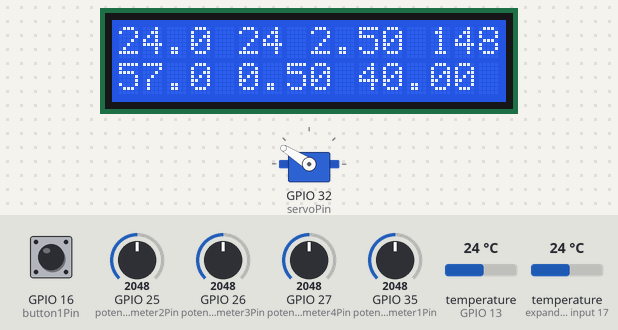
The sketch below on a simulated ESP32. Parts: 16×2 character LCD, servo. Inputs (shaded band) come from the test bench; at power-on: GPIO 16 (button1Pin) HIGH, temperature (sensors on GPIO 13, expander input 17) 24 °C, GPIO 25 (potentiometer2Pin) = 2048, GPIO 26 (potentiometer3Pin) = 2048, GPIO 27 (potentiometer4Pin) = 2048, GPIO 35 (potentiometer1Pin) = 2048.

Above: at 2.4 s.
2.5 s: GPIO 16 (button1Pin) pulled LOW for 1 s
At 3.3 s:
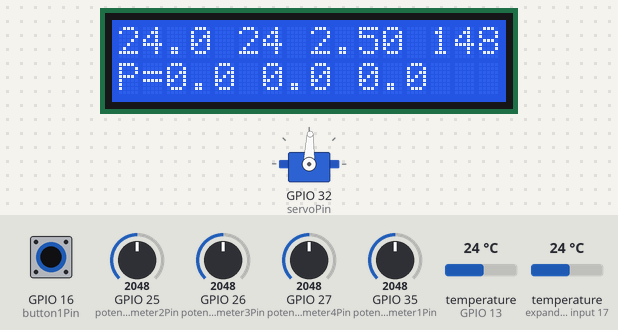
7.7 s: temperature (sensor on GPIO 13) set to 12 °C
At 8.3 s:
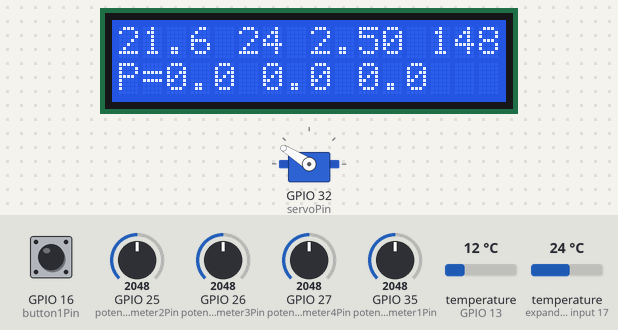
10.3 s: GPIO 16 (button1Pin) pulled LOW for 3.2 s
At 13.6 s:
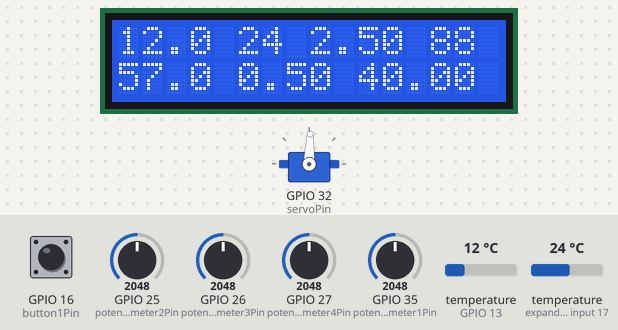
15.3 s: temperature (sensor on expander input 17) set to 12 °C
At 17.9 s:
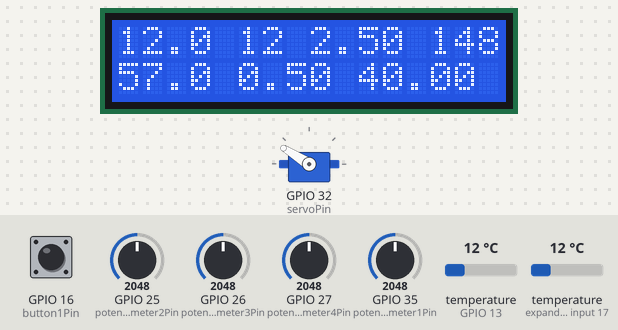
18.3 s: GPIO 25 (potentiometer2Pin) set to 2866
At 22.0 s:
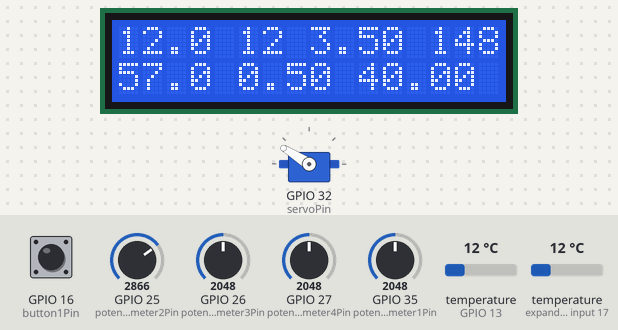
22.3 s: GPIO 26 (potentiometer3Pin) set to 2866
At 25.3 s:
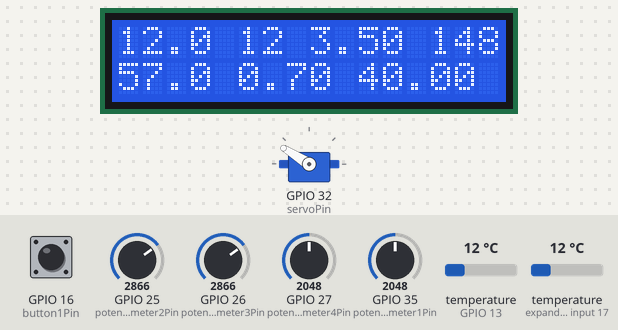
Timing chart, 0 to 26.8 s (numbered marks = the images above; inputs shaded):
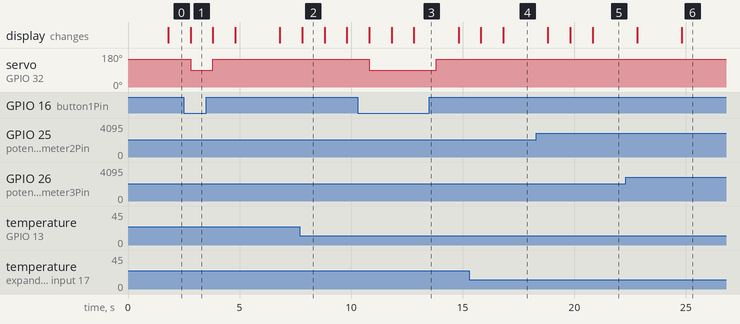

Measured:
- after the input at 2.5 s, servo on GPIO 32 (servoPin): 148° → 88° after 0.31 s, → 148° 1.0 s later
- after the input at 7.7 s, the display: changes after 0.11 s (image 2)
- after the input at 10.3 s, servo on GPIO 32 (servoPin): 148° → 88° after 0.51 s, → 148° 3.0 s later
- after the input at 15.3 s, the display: first changes after 0.52 s (image 4 shows a later state)
- after the input at 18.3 s, the display: first differs from a run without the input after 1.5 s (image 5 shows a later state)
- after the input at 22.3 s, the display: first differs from a run without the input after 2.5 s (image 6)
- what the display in image 2 shows lasts 1.0 s, from 7.8 s to 8.8 s

The sketch:

PIDcontrolerZaKamina.ino
```cpp
#include <Wire.h>
#include <OneWire.h>
#include <DallasTemperature.h>
#include <LiquidCrystal_I2C.h>
#include <ESP32Servo.h>
#include <math.h>


// set the LCD number of columns and rows
int lcdColumns = 16;
int lcdRows = 2;

// set LCD address, number of columns and rows
// also 0x50 0x68
LiquidCrystal_I2C lcd(0x27, lcdColumns, lcdRows);


// GPIO where the DS18B20 is connected to
const int oneWireBusSensor1 = 13;

// Setup a oneWire instance to communicate with any OneWire devices
OneWire oneWireSensor1(oneWireBusSensor1);

// Pass our oneWire reference to Dallas Temperature sensor
DallasTemperature sensor1(&oneWireSensor1);
//---------------------------------------------
int loopCounter = 0;
//---------------------------------------------

//servo
Servo servo;
const int servoPin = 32;

//---- potentiometers
const int potentiometer1Pin = 35;
const int potentiometer2Pin = 25;
const int potentiometer3Pin = 26;
const int potentiometer4Pin = 27;
const int button1Pin = 16;
const int button2Pin = 17;

//-------------------------------------------------
const float WARM_UP_TEMP = 48.0;
unsigned long lastControlTime = 0;
unsigned long lastTempRequestedTime = 0;
//--------------------------------------------------

// --- PD CONTROLLER PARAMETERS (Global Constants) ---
float SETPOINT_TEMP = 57.0;   // Desired wood stove temperature in Celsius
float Kp = 2.5;              // Proportional Gain (Needs tuning)
float Kd = 5.0;             // Derivative Gain (Needs tuning)
unsigned int loopDelayMilis = 10000; // 10 seconds (Parameterized time step)
float P, D, error;

// --- SERVO FLAP PARAMETERS (Global Constants) ---
const int FLAP_CLOSED_ANGLE = 20;   // Fully closed flap (0 degrees)
const int FLAP_OPEN_ANGLE = 150;   // Fully open flap (180 degrees)

// --- PD CONTROLLER STATE (Global Variables) ---
float lastError = 0.0;           // Previous error value for the Derivative term
unsigned long lastTime = 0;      // Timestamp of the last control loop execution
float currentFlapPercent = 0.0;
int currentFlapAngle = FLAP_CLOSED_ANGLE;
//--------------------------------------------------
// --- DYNAMIC KD PARAMETERS (NEW) ---
float KD_MAX = 100.0;            // Kd used when temp changes rapidly (aggressive response)
float expGain = 0.3636;
float expBase = 42.25;


// --- ROLLING MEAN FILTER PARAMETERS ---
// 6 samples * 10 seconds/sample = 60 seconds (1 minute window)
const int WINDOW_SIZE = 5;
float tempWindow[WINDOW_SIZE];  // Array to hold the last N temperature samples
float tempRunningSum = 0.0;     // O(1) optimization: holds the sum of all values in tempWindow
int windowIndex = 0;            // Current index in the circular buffer
int currentSampleCount = 0;     // Tracks how many valid samples are currently in the window
float rollingMeanTemp;
//-----------------------------------------------

float temp1, temp2;
unsigned long ctr = 0;

void setup(){
  Serial.begin(9600);

  // initialize LCD
  lcd.init();
  // turn on LCD backlight
  lcd.backlight();

  //Temp sensors
  sensor1.begin();

  //servo
  servo.attach(servoPin);

  pinMode(button1Pin, INPUT_PULLUP);
  pinMode(button2Pin, INPUT_PULLUP);
}

void loop() {
  updatePotentiometerValues();

  //get temps
  if (millis() - lastTempRequestedTime >= 1000) {
    lastTempRequestedTime = millis();
    requestTemperatures();
    ctr++;
    printStatus();
  }

  //manual mode
  if (digitalRead(button1Pin) == LOW) {
      int val = analogRead(potentiometer1Pin);
      float percent = (float) val / (float) 4096;
      setFlapPercent(percent * 100.0);
      return;
  }

  //warm-up mode
  if (temp2 < WARM_UP_TEMP && currentFlapAngle != FLAP_OPEN_ANGLE) {
    setFlapPercent(100.0);
    return;
  }

  // Check if the parameterized control delay time has elapsed
  if (millis() - lastControlTime >= loopDelayMilis) {
    lastControlTime = millis();
    if (lastControlTime - lastTempRequestedTime > 1000) {
      requestTemperatures();
    }
    float deltaPercent = computePDOutput(rollingMeanTemp);
    float newTargetPercent = currentFlapPercent + deltaPercent;
    setFlapPercent(newTargetPercent);
  }

  if (lastControlTime > 24 * 60 * 60 * 1000 && rollingMeanTemp < 27.0) {
     ESP.restart();
  }
}

void updatePotentiometerValues() {
  int val = analogRead(potentiometer2Pin);
  Kp = (val / (float) 4096) * 5.0;

  int val2 = analogRead(potentiometer3Pin);
  expGain = (val2 / (float) 4096) * 1.0;

  int val3 = analogRead(potentiometer4Pin);
  expBase = (val3 / (float) 4096) * 80.0;
}

void requestTemperatures() {
  sensor1.requestTemperatures();
  float t1 = sensor1.getTempCByIndex(0);
  if (t1 < -100.0) {
    return;
  }
  temp1 = t1;
  rollingMeanTemp = getFilteredTemperature(temp1);
  float t2 = sensor1.getTempCByIndex(1);
  if ( t2 < -100.0) {
    return;
  }
  temp2 = t2;
}

void printStatus() {
  lcd.clear();
    // set cursor to first column, first row
  lcd.setCursor(0, 0);
  String t1 = String(rollingMeanTemp, 1);
  String t2 = String(temp2, 0);
  String kp = String(Kp, 2);
  String firstLine = t1 + " " + t2 + " " + kp + " " + currentFlapAngle;
  lcd.print(firstLine);

  // set cursor to first column, second row
  lcd.setCursor(0,1);
  if (ctr % 4 < 2) {
    String setpoint = String(SETPOINT_TEMP, 1);
    String expG = String(expGain, 2);
    String expB = String(expBase, 2);
    String secondLine = setpoint + " " + expG + " " + expB;
    lcd.print(secondLine);
  } else {
    String pStr = String(P, 1);
    String dStr = String(D, 1);
    String eStr = String(error, 1);
    String secondLine = "P=" + pStr + " " + dStr + " " + eStr;
    lcd.print(secondLine);
  }
}

void setFlapPercent(float targetPercent) {
  float aLittleOpenAngle = 30.0;
  currentFlapPercent = constrain(targetPercent, 0.0, 100.0);
  float targetAngle = 0.0;
  if (currentFlapPercent < 1.1) {
    targetAngle = FLAP_CLOSED_ANGLE;
  } else {
    float range = FLAP_OPEN_ANGLE - aLittleOpenAngle;
    targetAngle = aLittleOpenAngle +  range * ((currentFlapPercent - 1.1) / 100.0);
  }

  currentFlapAngle = (int) constrain(targetAngle, FLAP_CLOSED_ANGLE, FLAP_OPEN_ANGLE);
  servo.write(currentFlapAngle);
}


float computePDOutput(float currentTemp) {
  unsigned long now = millis();

  // Calculate delta t in minutes. Using global lastTime.
  float timeChange = (float) (now - lastTime) / 60000.0;

  if (timeChange == 0) {
    return 0.0;
  }

  int val = analogRead(potentiometer1Pin);
  float percent = (float) val / (float) 4096;
  SETPOINT_TEMP = 55.0 + percent * 10.0;

  // 1. Calculate Error
  error = SETPOINT_TEMP - currentTemp;

  // 2. Proportional Term (P)
  P = Kp * error;


  // 3. Derivative Term (D)
  float derivative = (error - lastError) / timeChange;
  D = Kd * derivative;

  if (digitalRead(button2Pin) == LOW) {
    // 2. Dynamic Kd Calculation (Gain Scheduling)
    float dynamicKd;
    float absDerivative = abs(derivative); // Use absolute rate of change

    //y = 0.3636(42.25^x - 1)
    dynamicKd = expGain * (pow(expBase, absDerivative) - 1.0);

    // Ensure it's constrained just in case of float math error
    dynamicKd = constrain(dynamicKd, 0.0, KD_MAX);

    D = derivative * dynamicKd;
  }

  // 4. Calculate Control Signal (required change in angle)
  float controlSignal = P + D;

  // --- UPDATE GLOBAL STATE ---
  lastError = error;
  lastTime = now;

  return controlSignal;
}


float getFilteredTemperature(float rawTemp) {
  tempRunningSum -= tempWindow[windowIndex];
  tempWindow[windowIndex] = rawTemp;
  tempRunningSum += rawTemp;
  if (currentSampleCount < WINDOW_SIZE) {
    // During startup, gradually increase the count until the window is full
    currentSampleCount++;
  }

  windowIndex++;
  if (windowIndex >= WINDOW_SIZE) {
    windowIndex = 0; // Wrap around the circular buffer
  }
  if (currentSampleCount == 0) {
    return rawTemp; // Should not happen after setup
  }
  return tempRunningSum / currentSampleCount;
}
```
